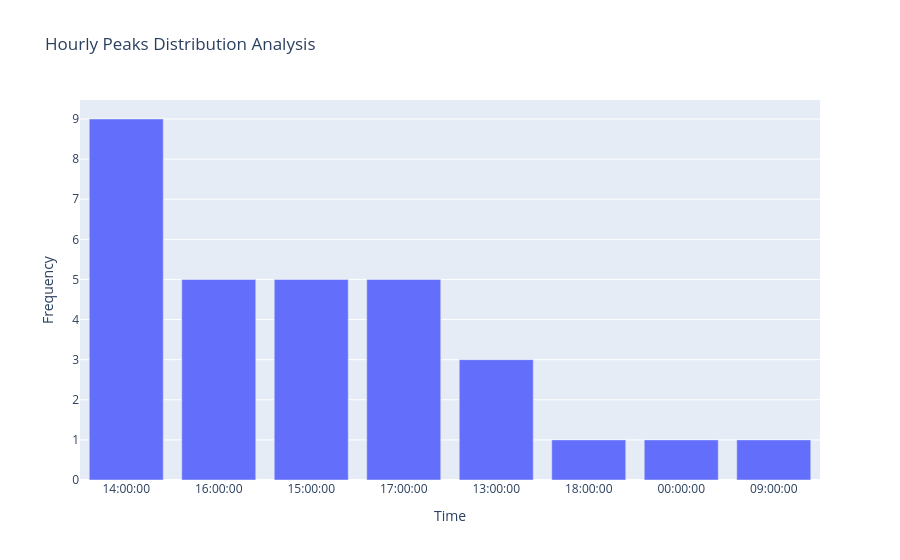

Here is the notebook cell this chart was saved with:
### Markdown cell above
- **Daytime** intervals are defined as a 3-hour period that includes the hours with the highest frequency of peak temperature measurements during a month.
- **Nighttime** intervals are defined as a period starting 3 to 5 hours after the average sunset time of the month.

### Code cell
df_agg['Date'] = pd.to_datetime(df_agg['DateTime']).dt.date
df_agg['Time'] = pd.to_datetime(df_agg['DateTime']).dt.time
grouped = df_agg.groupby('Date')
max_v = grouped['Mean'].max()
max_t = grouped.apply(lambda x: x.loc[x['Mean'].idxmax(), 'Time'])
temp = pd.DataFrame({'Date': max_v.index, 'Max_Mean_Value': max_v.values, 'Time_of_Max_Mean': max_t.values})
time_counts = temp['Time_of_Max_Mean'].explode().value_counts()
fig = go.Figure([go.Bar(x=time_counts.index.astype(str), y=time_counts.values)])
fig.update_layout(
    title='Hourly Peaks Distribution Analysis',
    xaxis=dict(title='Time'),
    yaxis=dict(title='Frequency'),
    xaxis_tickangle=0
)
fig.show()

### Figure 1 — Plotly figure (JSON) as saved in the notebook; plotly's stock layout.template omitted (floating-point values rounded to 4 significant figures)
{"data": [{"type": "bar", "x": ["14:00:00", "16:00:00", "15:00:00", "17:00:00", "13:00:00", "18:00:00", "00:00:00", "09:00:00"], "y": [9, 5, 5, 5, 3, 1, 1, 1]}], "layout": {"autosize": true, "title": {"text": "Hourly Peaks Distribution Analysis"}, "xaxis": {"autorange": true, "range": [-0.5, 7.5], "tickangle": 0, "title": {"text": "Time"}, "type": "category"}, "yaxis": {"autorange": true, "range": [0, 9.474], "title": {"text": "Frequency"}, "type": "linear"}}}
